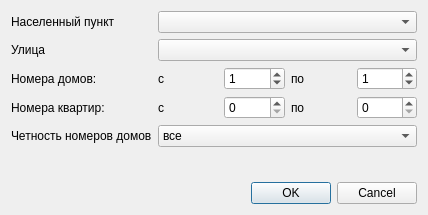
<?xml version="1.0" encoding="UTF-8"?>
<ui version="4.0">
 <class>AddAddressesDialog</class>
 <widget class="QDialog" name="AddAddressesDialog">
  <property name="geometry">
   <rect>
    <x>0</x>
    <y>0</y>
    <width>428</width>
    <height>215</height>
   </rect>
  </property>
  <property name="windowTitle">
   <string>Добавление адресов</string>
  </property>
  <layout class="QGridLayout" name="gridLayout">
   <item row="9" column="0">
    <widget class="QLabel" name="lblNumbers">
     <property name="text">
      <string>Четность номеров домов</string>
     </property>
    </widget>
   </item>
   <item row="0" column="0">
    <widget class="QLabel" name="lblCity">
     <property name="text">
      <string>Населенный пункт</string>
     </property>
    </widget>
   </item>
   <item row="13" column="0">
    <spacer name="verticalSpacer">
     <property name="orientation">
      <enum>Qt::Vertical</enum>
     </property>
     <property name="sizeHint" stdset="0">
      <size>
       <width>20</width>
       <height>35</height>
      </size>
     </property>
    </spacer>
   </item>
   <item row="2" column="3">
    <widget class="QLabel" name="lblHouseTo">
     <property name="text">
      <string>по</string>
     </property>
    </widget>
   </item>
   <item row="2" column="0">
    <widget class="QLabel" name="lblHouse">
     <property name="text">
      <string>Номера домов:</string>
     </property>
    </widget>
   </item>
   <item row="2" column="1">
    <widget class="QLabel" name="lblHouseFrom">
     <property name="text">
      <string>с</string>
     </property>
    </widget>
   </item>
   <item row="2" column="4">
    <widget class="QSpinBox" name="edtHouseTo">
     <property name="maximum">
      <number>999</number>
     </property>
     <property name="value">
      <number>1</number>
     </property>
    </widget>
   </item>
   <item row="1" column="0">
    <widget class="QLabel" name="lblStreet">
     <property name="text">
      <string>Улица</string>
     </property>
    </widget>
   </item>
   <item row="2" column="2">
    <widget class="QSpinBox" name="edtHouseFrom">
     <property name="maximum">
      <number>999</number>
     </property>
     <property name="value">
      <number>1</number>
     </property>
    </widget>
   </item>
   <item row="4" column="0">
    <widget class="QLabel" name="lblFlat">
     <property name="text">
      <string>Номера квартир:</string>
     </property>
    </widget>
   </item>
   <item row="4" column="1">
    <widget class="QLabel" name="lblFlatFrom">
     <property name="text">
      <string>с</string>
     </property>
    </widget>
   </item>
   <item row="4" column="2">
    <widget class="QSpinBox" name="edtFlatFrom">
     <property name="maximum">
      <number>999</number>
     </property>
    </widget>
   </item>
   <item row="4" column="3">
    <widget class="QLabel" name="lblFlatTo">
     <property name="text">
      <string>по</string>
     </property>
    </widget>
   </item>
   <item row="4" column="4">
    <widget class="QSpinBox" name="edtFlatTo">
     <property name="maximum">
      <number>999</number>
     </property>
    </widget>
   </item>
   <item row="0" column="1" colspan="4">
    <widget class="CKLADRComboBox" name="cmbCity"/>
   </item>
   <item row="1" column="1" colspan="4">
    <widget class="CStreetComboBox" name="cmbStreet"/>
   </item>
   <item row="9" column="1" colspan="4">
    <widget class="QComboBox" name="cmbNumbers">
     <item>
      <property name="text">
       <string>все</string>
      </property>
     </item>
     <item>
      <property name="text">
       <string>только нечетные</string>
      </property>
     </item>
     <item>
      <property name="text">
       <string>только четные</string>
      </property>
     </item>
    </widget>
   </item>
   <item row="14" column="0" colspan="5">
    <widget class="QDialogButtonBox" name="buttonBox">
     <property name="orientation">
      <enum>Qt::Horizontal</enum>
     </property>
     <property name="standardButtons">
      <set>QDialogButtonBox::Cancel|QDialogButtonBox::Ok</set>
     </property>
    </widget>
   </item>
  </layout>
 </widget>
 <customwidgets>
  <customwidget>
   <class>CKLADRComboBox</class>
   <extends>QComboBox</extends>
   <header>KLADR/kladrComboxes.h</header>
  </customwidget>
  <customwidget>
   <class>CStreetComboBox</class>
   <extends>QComboBox</extends>
   <header>KLADR/kladrComboxes.h</header>
  </customwidget>
 </customwidgets>
 <resources/>
 <connections>
  <connection>
   <sender>buttonBox</sender>
   <signal>accepted()</signal>
   <receiver>AddAddressesDialog</receiver>
   <slot>accept()</slot>
   <hints>
    <hint type="sourcelabel">
     <x>248</x>
     <y>254</y>
    </hint>
    <hint type="destinationlabel">
     <x>157</x>
     <y>274</y>
    </hint>
   </hints>
  </connection>
  <connection>
   <sender>buttonBox</sender>
   <signal>rejected()</signal>
   <receiver>AddAddressesDialog</receiver>
   <slot>reject()</slot>
   <hints>
    <hint type="sourcelabel">
     <x>316</x>
     <y>260</y>
    </hint>
    <hint type="destinationlabel">
     <x>286</x>
     <y>274</y>
    </hint>
   </hints>
  </connection>
 </connections>
</ui>
